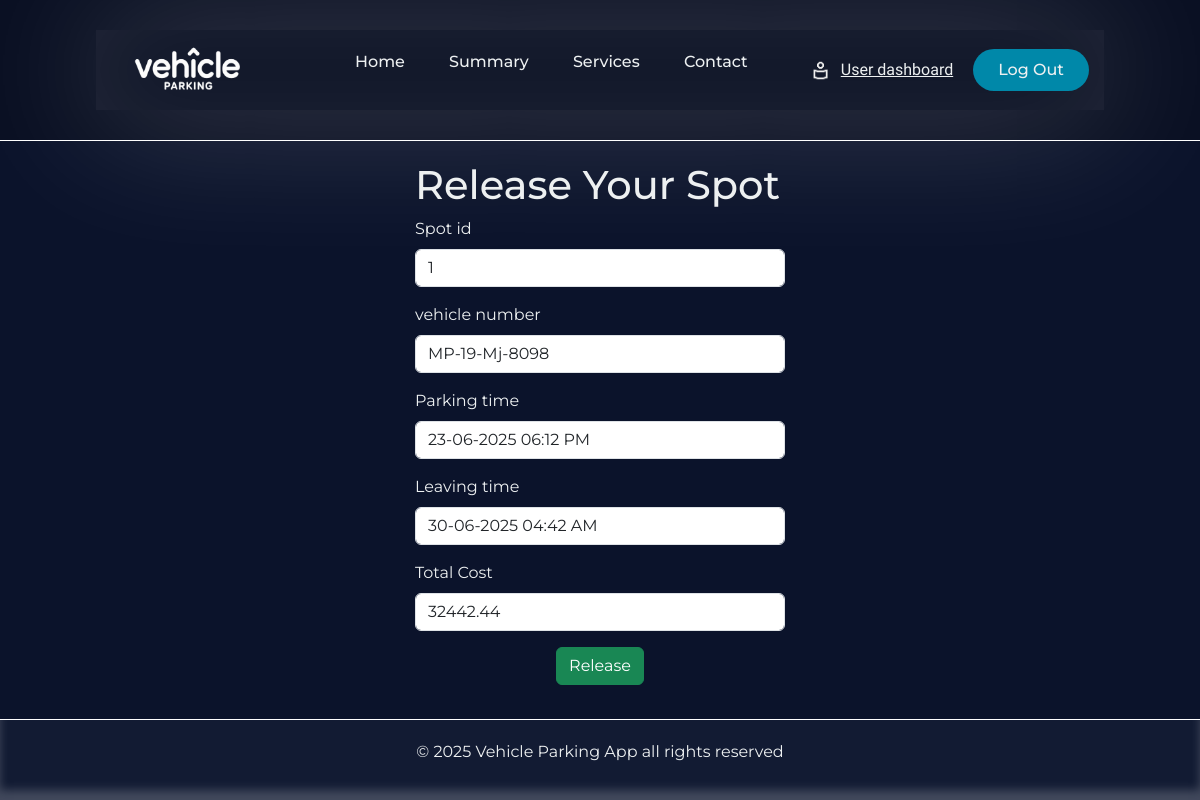
The page /release-parking-spot/1 on the database as committed earlier.
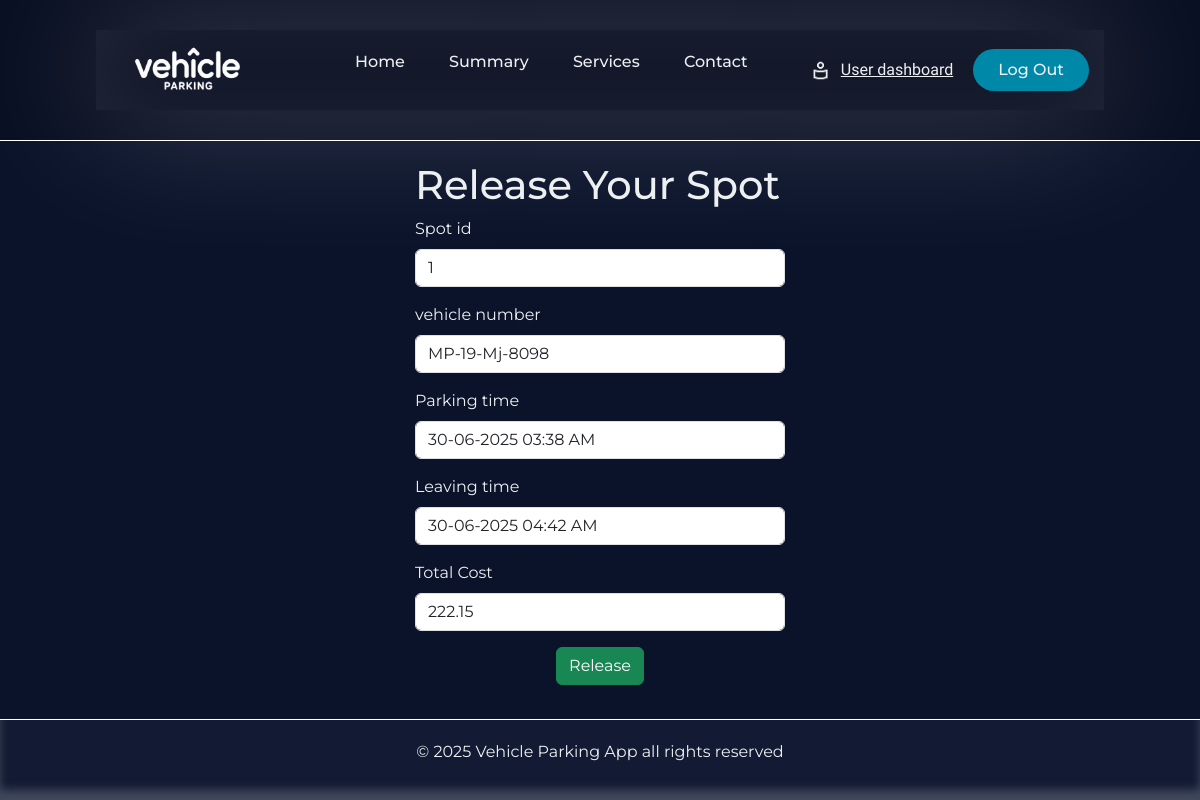
The same page on the database as committed later.
### Application/models.py (models this page shows)
class Parkingrecords(db.Model):
    __tablename__='parking_records'
    id=db.Column(db.Integer,primary_key=True)
    spot_id=db.Column(db.Integer,db.ForeignKey('parking_spots.id'),nullable=False)
    user_id=db.Column(db.Integer,db.ForeignKey('user.id'),nullable=False)
    vehicle_number=db.Column(db.String(18),nullable=False)
    parking_timestamp=db.Column(db.DateTime,nullable=False)
    leaving_timestamp=db.Column(db.DateTime,nullable=True)
    parking_cost=db.Column(db.Float,nullable=True)
    status=db.Column(db.String(12),nullable=False,default='reserved') # reserved and released

### Application/controllers.py (the view, shortened to what this page needs)
@app.route('/release-parking-spot/<int:record_id>',methods=['GET','POST'])
def release_spot(record_id):
    parking_record=Parkingrecords.query.filter_by(id=record_id).first()
    leaving_timestamp=datetime.now()
    spot_price=float(parking_record.spot.lot.price)
    total_time_in_seconds=(leaving_timestamp-parking_record.parking_timestamp).total_seconds()
    total_time_in_hours=total_time_in_seconds/3600
    final_cost=round((spot_price*total_time_in_hours),2)
    return render_template('release_parkingspot.html',parking_record=parking_record,leaving_timestamp=leaving_timestamp,final_cost=final_cost)

### templates/release_parkingspot.html (shortened to what this page needs)
{% extends 'user_base.html' %}
{% block content %}
                <div class="form_canvas">
                    <div id="release-spot-card" class="form-card">
                        <h1>Release Your Spot</h1>
                        <form action="/release-parking-spot/{{parking_record.id}}" method="POST">
                        <div class="mb-3" >
                            <label for="spot-id" class="form-label">Spot id</label>
                            <input type="text" class="form-control" id="spot-id"  name="spot_id" value="{{ parking_record.spot_id }}" readonly>
                        </div>
                        <div class="mb-3" >
                            <label for="vehicle-number" class="form-label"> vehicle number</label>
                            <input type="text" class="form-control" id="vehicle-number"  name="vehicle_number"  value="{{ parking_record.vehicle_number }}" readonly>
                        </div>
                        <div class="mb-3" >
                            <label for="parking-time" class="form-label">Parking time</label>
                            <input type="text" class="form-control" id="parking-time"  name="parking_time" value="{{parking_record.parking_timestamp.strftime('%d-%m-%Y %I:%M %p')}}" readonly>
                        </div>
                        <div class="mb-3" >
                            <label for="parking-time" class="form-label">Leaving time</label>
                            <input type="text" class="form-control" id="parking-time"  name="leaving_time" value="{{leaving_timestamp.strftime('%d-%m-%Y %I:%M %p')}}" readonly>
                        </div>
                        <div class="mb-3" >
                            <label for="Total-cost" class="form-label">Total Cost</label>
                            <input type="text" class="form-control" id="Total-cost"  name="total_cost"  value="{{ final_cost }}" readonly>
                        </div>
                        <div style="text-align: center;">
                            <input type="submit" class="btn btn-success" value="Release">
                            <br>
                        </div>
                        </form>
                    </div>
                </div>
{% endblock %}

Rows that differ between the two databases and show on the page:
changed Parkingrecords "MP-19-Mj-8098": parking_time "23-06-2025 06:12 PM" → "30-06-2025 03:38 AM"
Other text that changed with them:
form field total_cost: "32442.44" → "222.15"
